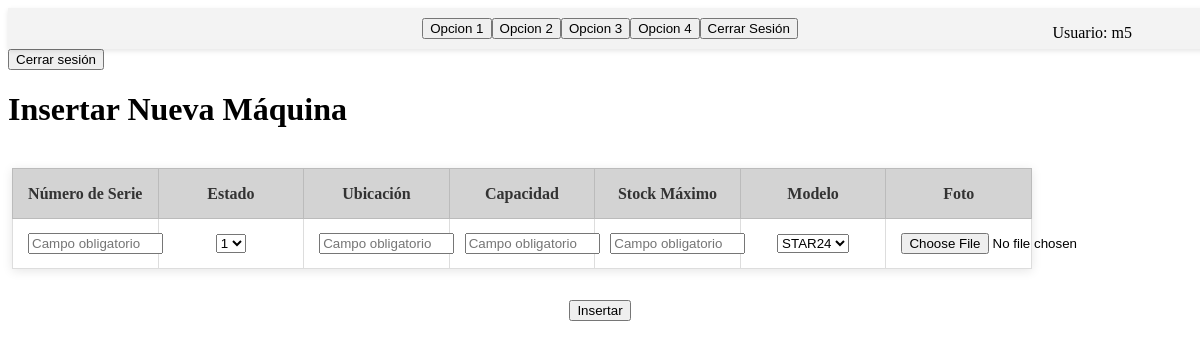
Screenshot of /m2/anyadir_maquina.php (signed in) with the database file from the repository.
### tables this page shows
CREATE TABLE menu(
		idmenu	INT AUTO_INCREMENT 	PRIMARY KEY,
    	modulo	VARCHAR(8)			NOT NULL,			 
        rol     VARCHAR(32)			NOT NULL,			 
		orden    INT 				NOT NULL,			 
		boton   VARCHAR(24) 		NOT NULL,   		 
		enlace  VARCHAR(128) 		DEFAULT '/m0test/wip.php'   
);

### clases/funciones.php (the view, shortened to what this page needs)
<?php
function crearMenu(PDO $conexion): string
{
    $user = $_SESSION['usuario'];
    $result = "";
    $rol = $_SESSION["rol"];
    $ssql = "SELECT boton, enlace FROM menu WHERE rol = :rol";
    $stmt = $conexion->prepare($ssql);
    $stmt->bindParam(":rol", $rol);
    $stmt->execute();
    $rows = $stmt->fetchAll(PDO::FETCH_ASSOC);
    $result .= "<header class='top'>";
    foreach ($rows as $row) {
        $nombre = $row['boton'];
        $enlace = APPROOT . $row['enlace'];
        $result .= "<button onclick='window.location.href=\"$enlace\"'>$nombre</button>";
    }
    $result .= "<button onclick=\"window.location.href='/topvending/login.php';\">Cerrar Sesión</button>";
    $result .= "<p class='nombre1'>"."Usuario: ".$user. "</p>" ."</header>";
    return $result;
}
?>

### css/hallentrada.css (style rules this page uses)
.top { position: relative; width: 100%; text-align: center; padding: 10px; background-color: #f3f3f3; box-shadow: 0px 2px 5px rgba(0, 0, 0, 0.1); }
.nombre1 { position: absolute; right: 5rem; top: 0; }

### rows the page displays
menu: boton "Opcion 1"
menu: boton "Opcion 2"
menu: boton "Opcion 3"
menu: boton "Opcion 4"

### other values shown
$user "m5"
form field modelo "STAR24"
